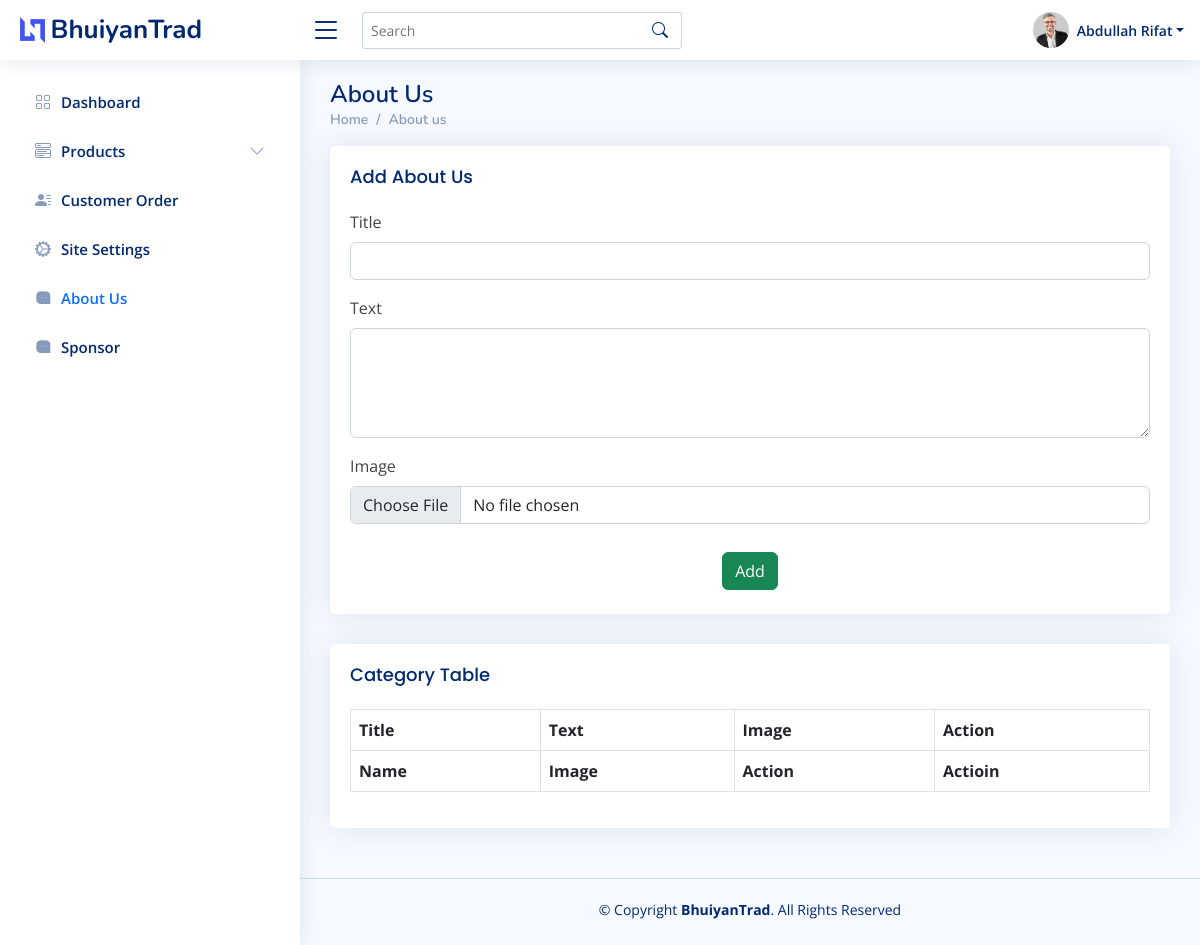
/user/about-us/ (signed in), run on an earlier commit of the app's database.
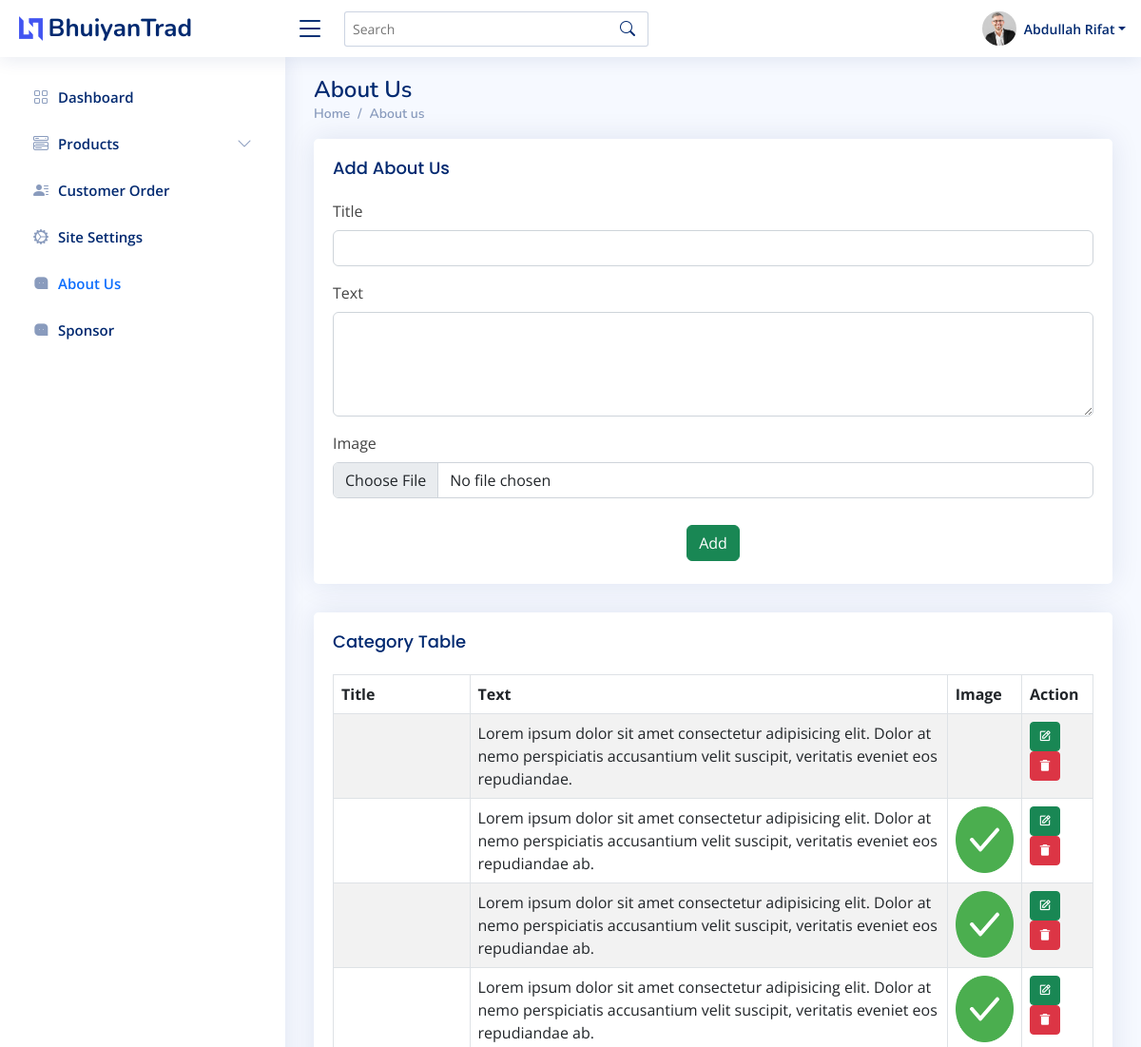
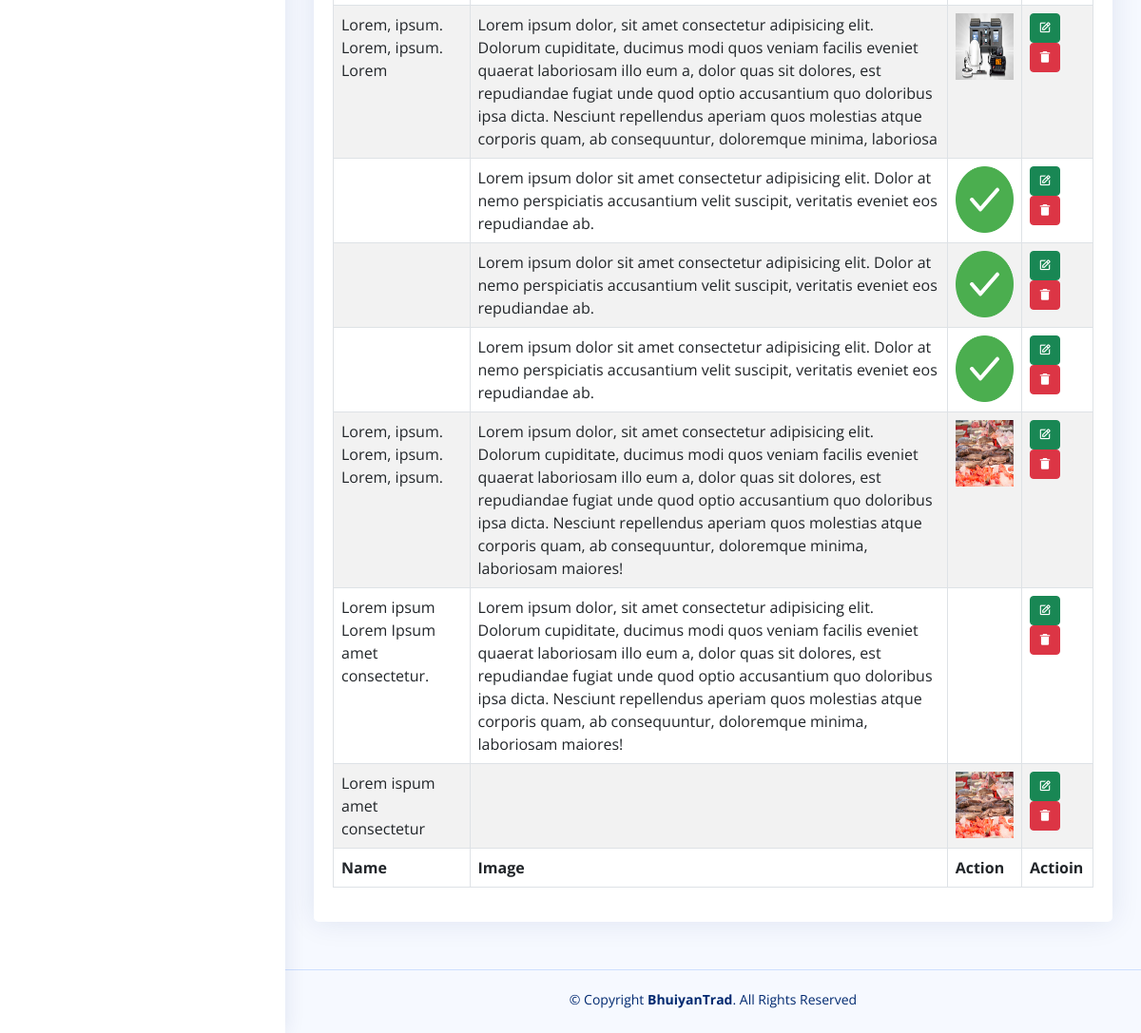
And on a later commit of the database (2 pictures, top to bottom).
### backend/models.py (models this page shows)
class About(models.Model):
    image = models.ImageField(upload_to=settings_path, blank=True)
    title = models.CharField(max_length=255, blank=True)
    text = models.TextField(blank=True)

### backend/views.py (the view)
# urls.py: path('about-us/', views.AboutView, name="about"),
@login_required
def AboutView(request):
    if request.method=="POST":
        form = AboutForm(request.POST, request.FILES)
        if form.is_valid():
            form.save()
            messages.success(request, "About us added successfully")
    about = About.objects.all().order_by('-id')
    return render(request, 'admin/about.html', {'about':about})

### backend/templates/admin/about.html (shortened to what the changed rows need)
{% extends '../asset/base.html' %} {% load static %} {% block content %}
<main id="main" class="main">
    <div class="pagetitle">
        <h1>About Us</h1>
    </div>
    <section class="section">
        <div class="row">
            <div class="col-lg-12">
                <div class="card">
                    <div class="card-body">
                        <div class="table-responsive">
                            <table id="zero_config" class="table table-striped table-bordered">
                                <thead>
                                    <tr>
                                        <th>Title</th>
                                        <th>Text</th>
                                        <th>Image</th>
                                        <th>Action</th>
                                    </tr>
                                </thead>
                                <tbody>
                                    {% for item in about %}
                                    <tr>
                                        <td>{{item.title}}</td>
                                        <td>{{item.text}}</td>
                                        <td>
                                            {% if item.image %}<img src="{{item.image.url}}" style="height: 70px;" class="img-fluid" alt=""> {% endif %}
                                        </td>
                                        <td>
                                            <a href="{% url 'backend:update-about' item.id %}" class="btn btn-sm btn-success"> <i class="bx bx-edit"></i> </a>
                                            <a href="{% url 'backend:delete-about' item.id %}" onclick="confirm('Are you sure?')" class="btn btn-sm btn-danger"> <i class="bx bxs-trash-alt"></i></a>
                                        </td>
                                    </tr>
                                    {% endfor %}
                                </tbody>
                                <tfoot>
                                    <tr>
                                        <th>Name</th>
                                        <th>Image</th>
                                        <th>Action</th>
                                        <th>Actioin</th>
                                    </tr>
                                </tfoot>
                            </table>
                        </div>
                    </div>
                </div>
            </div>
        </div>
    </section>
</main>
{% endblock %}

What changed in the data, as far as the page shows it:
added About: text "Lorem ipsum dolor sit amet consectetur adipisicing elit. Dolor at nemo perspiciatis accusantium velit suscipit, veritatis eveniet eos repudiandae."
added About: text "Lorem ipsum dolor sit amet consectetur adipisicing elit. Dolor at nemo perspiciatis accusantium velit suscipit, veritatis eveniet eos repudiandae ab.", image (picture)
added About: text "Lorem ipsum dolor sit amet consectetur adipisicing elit. Dolor at nemo perspiciatis accusantium velit suscipit, veritatis eveniet eos repudiandae ab.", image (picture)
added About: text "Lorem ipsum dolor sit amet consectetur adipisicing elit. Dolor at nemo perspiciatis accusantium velit suscipit, veritatis eveniet eos repudiandae ab.", image (picture)
added About: title "Lorem, ipsum. Lorem, ipsum. Lorem", text "Lorem ipsum dolor, sit amet consectetur adipisicing elit. Dolorum cupiditate, ducimus modi quos veniam facilis eveniet quaerat laboriosam illo eum a, dolor quas sit dolores, est repudiandae fugiat unde quod optio accusantium quo doloribus ipsa dicta. Nesciunt repellendus aperiam quos molestias atque corporis quam, ab consequuntur, doloremque minima, laboriosa", image (picture)
added About: text "Lorem ipsum dolor sit amet consectetur adipisicing elit. Dolor at nemo perspiciatis accusantium velit suscipit, veritatis eveniet eos repudiandae ab.", image (picture)
added About: text "Lorem ipsum dolor sit amet consectetur adipisicing elit. Dolor at nemo perspiciatis accusantium velit suscipit, veritatis eveniet eos repudiandae ab.", image (picture)
added About: text "Lorem ipsum dolor sit amet consectetur adipisicing elit. Dolor at nemo perspiciatis accusantium velit suscipit, veritatis eveniet eos repudiandae ab.", image (picture)
added About: title "Lorem, ipsum. Lorem, ipsum. Lorem, ipsum.", text "Lorem ipsum dolor, sit amet consectetur adipisicing elit. Dolorum cupiditate, ducimus modi quos veniam facilis eveniet quaerat laboriosam illo eum a, dolor quas sit dolores, est repudiandae fugiat unde quod optio accusantium quo doloribus ipsa dicta. Nesciunt repellendus aperiam quos molestias atque corporis quam, ab consequuntur, doloremque minima, laboriosam maiores!", image (picture)
added About: title "Lorem ipsum Lorem Ipsum amet consectetur.", text "Lorem ipsum dolor, sit amet consectetur adipisicing elit. Dolorum cupiditate, ducimus modi quos veniam facilis eveniet quaerat laboriosam illo eum a, dolor quas sit dolores, est repudiandae fugiat unde quod optio accusantium quo doloribus ipsa dicta. Nesciunt repellendus aperiam quos molestias atque corporis quam, ab consequuntur, doloremque minima, laboriosam maiores!"
added About: title "Lorem ispum amet consectetur", image (picture)
